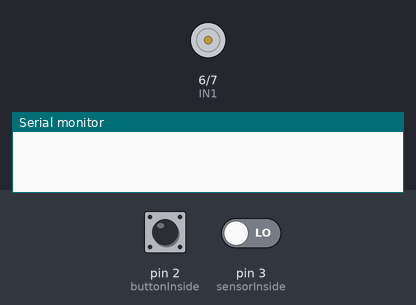
A sketch run on a simulated Arduino Uno, built with avr-gcc and run on an emulated ATmega328P. Parts: motor-driver pin pairs drawn as motors (green arrow = first pin HIGH = forward, orange = second pin HIGH = backward, longer = more drive, scaled by the enable pin), the last lines printed to the serial monitor. The test bench sets the inputs (shaded band); at power-on: pin 2 (buttonInside) HIGH, pin 3 (sensorInside) LOW.

Above: at 1.2 s.
1.3 s: pin 2 (buttonInside) pulled LOW for 0.15 s
At 3.9 s:
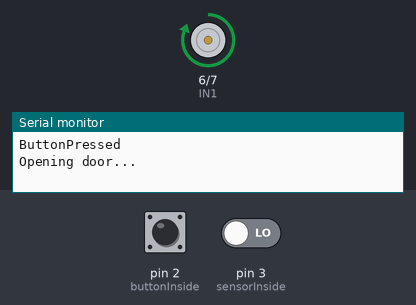
8.9 s: pin 2 (buttonInside) pulled LOW for 3.2 s
At 17.0 s:
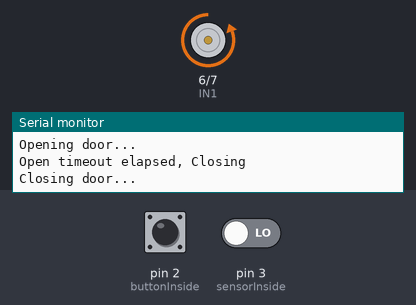
Timing chart, 0 to 17.3 s (numbered marks = the images above; inputs shaded):
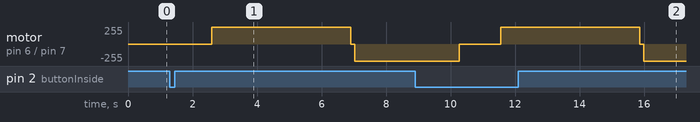

Measured:
- after the input at 1.3 s, motor on pin 6 (IN1) / pin 7 (IN2): stopped → forward 255/255 after 1.3 s, → stopped 4.3 s later, → backward 255/255 0.13 s later
- after the input at 8.9 s, motor on pin 6 (IN1) / pin 7 (IN2): backward 255/255 → stopped after 1.4 s, → forward 255/255 1.3 s later, → stopped 4.3 s later, → backward 255/255 0.13 s later

The sketch:

gateOpener.ino
```cpp
// Define pins
const int IN1 = 6;
const int IN2 = 7;
const int ENA = 8;
const int buttonInside = 2;
const int sensorInside = 3;
int buttonPressed = false;
int sensorTriggered = false;
unsigned long openTime = 0;
bool doorIsOpen = false;  // Keeps track of the door state

void setup() {
  // Initialize the motor control pins
  pinMode(IN1, OUTPUT);
  pinMode(IN2, OUTPUT);
  pinMode(ENA, OUTPUT);

  // Initialize the switch pin with internal pull-up
  pinMode(buttonInside, INPUT_PULLUP);

  // Ensure the motor is off initially
  digitalWrite(IN1, LOW);
  digitalWrite(IN2, LOW);
  analogWrite(ENA, 0);

  Serial.begin(9600);  // Initialize serial communication for debugging
}

void loop() {
  // Read the switch state
  if (digitalRead(buttonInside) == 0) {
    Serial.println("ButtonPressed");
    buttonPressed = true;
  } else {
    buttonPressed = false;
  }

  if (digitalRead(sensorInside) ==1 ) {
    Serial.println("sensorTriggered");
    sensorTriggered = true;
  } else {
    sensorTriggered = false;
  }

  // Toggle door state on switch press
  if (buttonPressed||sensorTriggered) {  // Switch pressed
    if (doorIsOpen) {
      closeDoor();
    } else {
      openTime = millis();  // Start Record the time when the door is opened
      openDoor();
    }
  }
  if (doorIsOpen && (millis() - openTime >= 5000)) {
    Serial.println("Open timeout elapsed, Closing");
    closeDoor();
  }
  delay(100);  // Loop delay
}

void openDoor() {
  Serial.println("Opening door...");
  doorIsOpen = true;
  // Accelerate the motor to open the door
  digitalWrite(IN1, HIGH);
  digitalWrite(IN2, LOW);

  for (int speed = 0; speed <= 255; speed += 5) {
    analogWrite(ENA, speed);
    delay(50);  // Acceleration delay
  }
  delay(3000);
}

void closeDoor() {
  Serial.println("Closing door...");
  doorIsOpen = false;
  // Accelerate the motor to close the door
  digitalWrite(IN1, LOW);
  digitalWrite(IN2, HIGH);

  for (int speed = 0; speed <= 255; speed += 5) {
    analogWrite(ENA, speed);
    delay(5);  // Acceleration delay
  }
  delay(3000);
}
```
